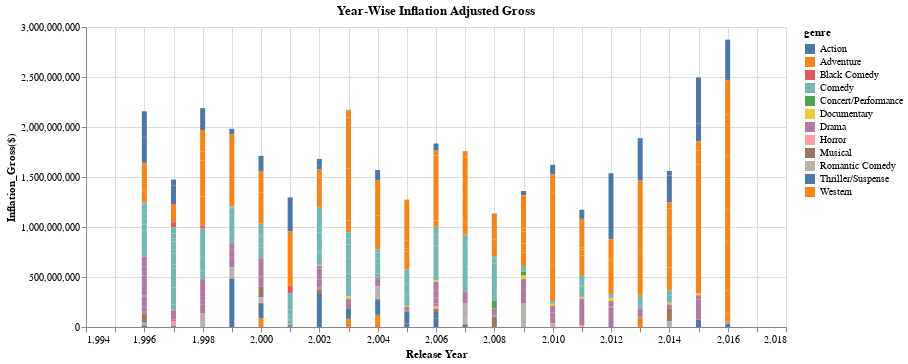

Notebook source saved alongside this figure:
### Markdown cell above
Let's create an Altair bar chart visualizing the `inflation-adjusted gross` revenue of movies by `release year` (in the given range of years) and `genre`.

### Code cell
inflation_gross_chart = alt.Chart(genre_year_success).mark_bar().encode(
    x=alt.X('release_year',title='Release Year'),
    y=alt.Y('inflation_adjusted_gross',title='Inflation_Gross($)'),
    color='genre'
).properties(width=700,
    height=300,title="Year-Wise Inflation Adjusted Gross")
inflation_gross_chart

### Figure 1 — Vega-Lite specification as saved in the notebook (floating-point values rounded to 4 significant figures; data arrays with more than 128 entries replaced by an {"elided": "..."} marker saying what was removed)
{"config": {"view": {"continuousWidth": 400, "continuousHeight": 300}}, "data": {"name": "data-aa4dc31f6fb8ce52425d2ec6a7d6af4b"}, "mark": "bar", "encoding": {"color": {"field": "genre", "type": "nominal"}, "x": {"field": "release_year", "title": "Release Year", "type": "quantitative"}, "y": {"field": "inflation_adjusted_gross", "title": "Inflation_Gross($)", "type": "quantitative"}}, "height": 300, "title": "Year-Wise Inflation Adjusted Gross", "width": 700, "$schema": "https://vega.github.io/schema/vega-lite/v4.17.0.json", "datasets": {"data-aa4dc31f6fb8ce52425d2ec6a7d6af4b": {"elided": "348 records"}}}
